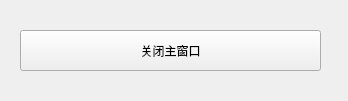
<?xml version="1.0" encoding="UTF-8"?>
<ui version="4.0">
 <class>closeMainWin</class>
 <widget class="QWidget" name="closeMainWin">
  <property name="geometry">
   <rect>
    <x>0</x>
    <y>0</y>
    <width>348</width>
    <height>101</height>
   </rect>
  </property>
  <property name="windowTitle">
   <string>Form</string>
  </property>
  <widget class="QPushButton" name="pushButton">
   <property name="geometry">
    <rect>
     <x>20</x>
     <y>30</y>
     <width>301</width>
     <height>41</height>
    </rect>
   </property>
   <property name="text">
    <string>关闭主窗口</string>
   </property>
  </widget>
 </widget>
 <resources/>
 <connections/>
</ui>
